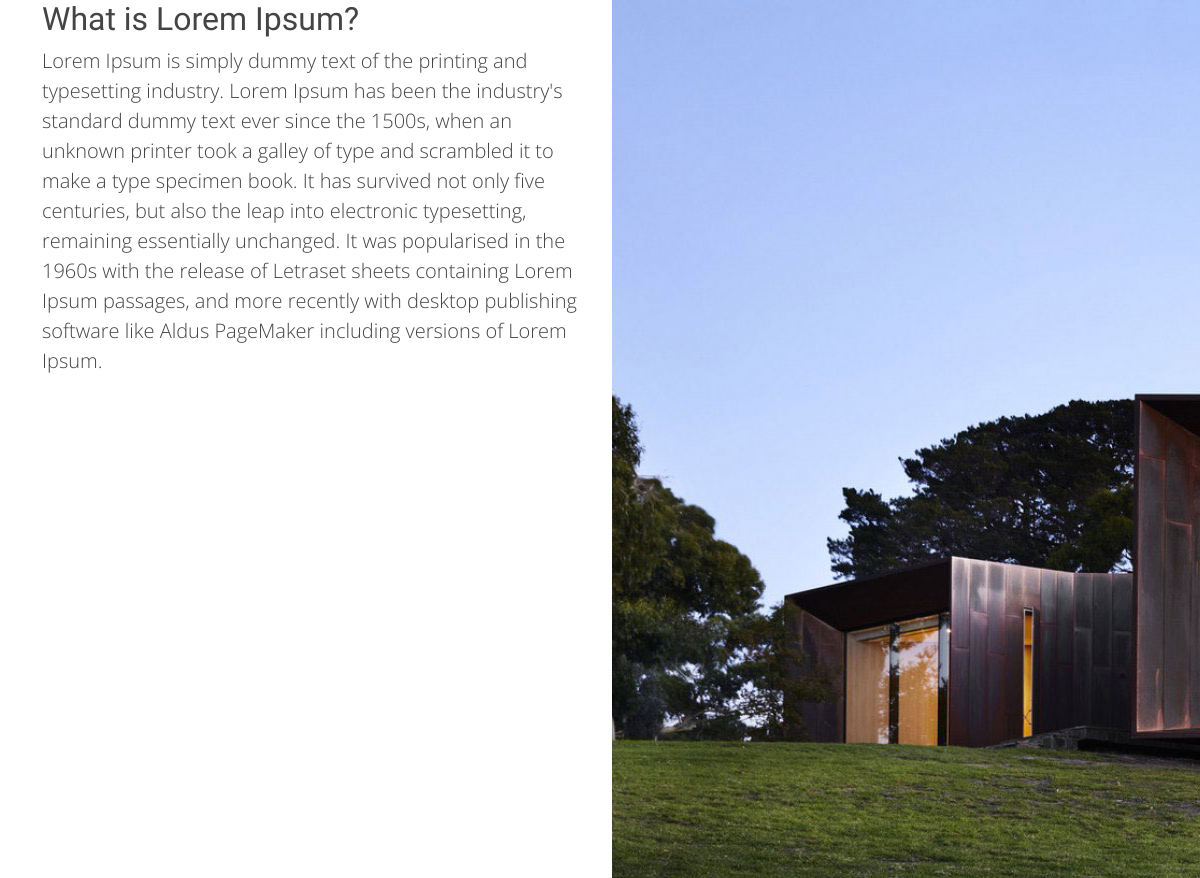
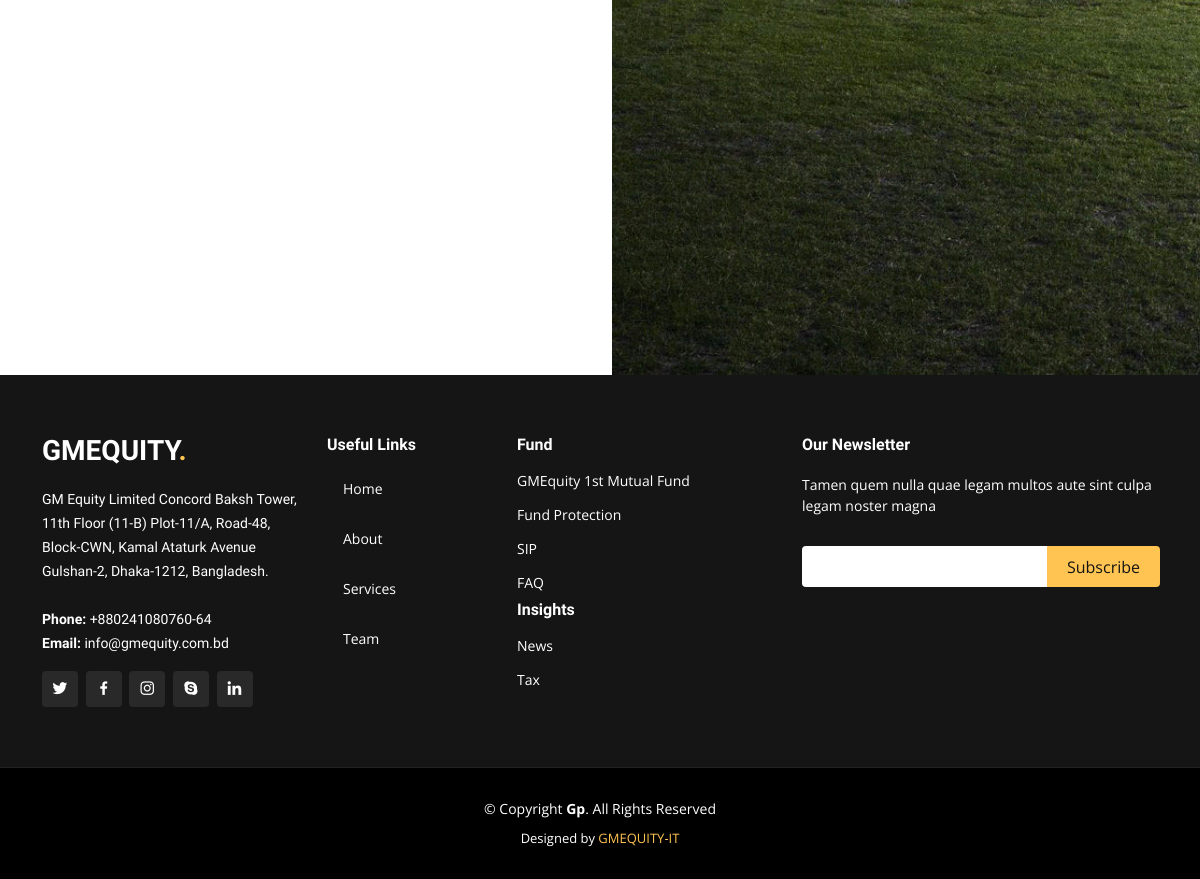
Page /about/ on the earlier database version (2 pictures, top to bottom).
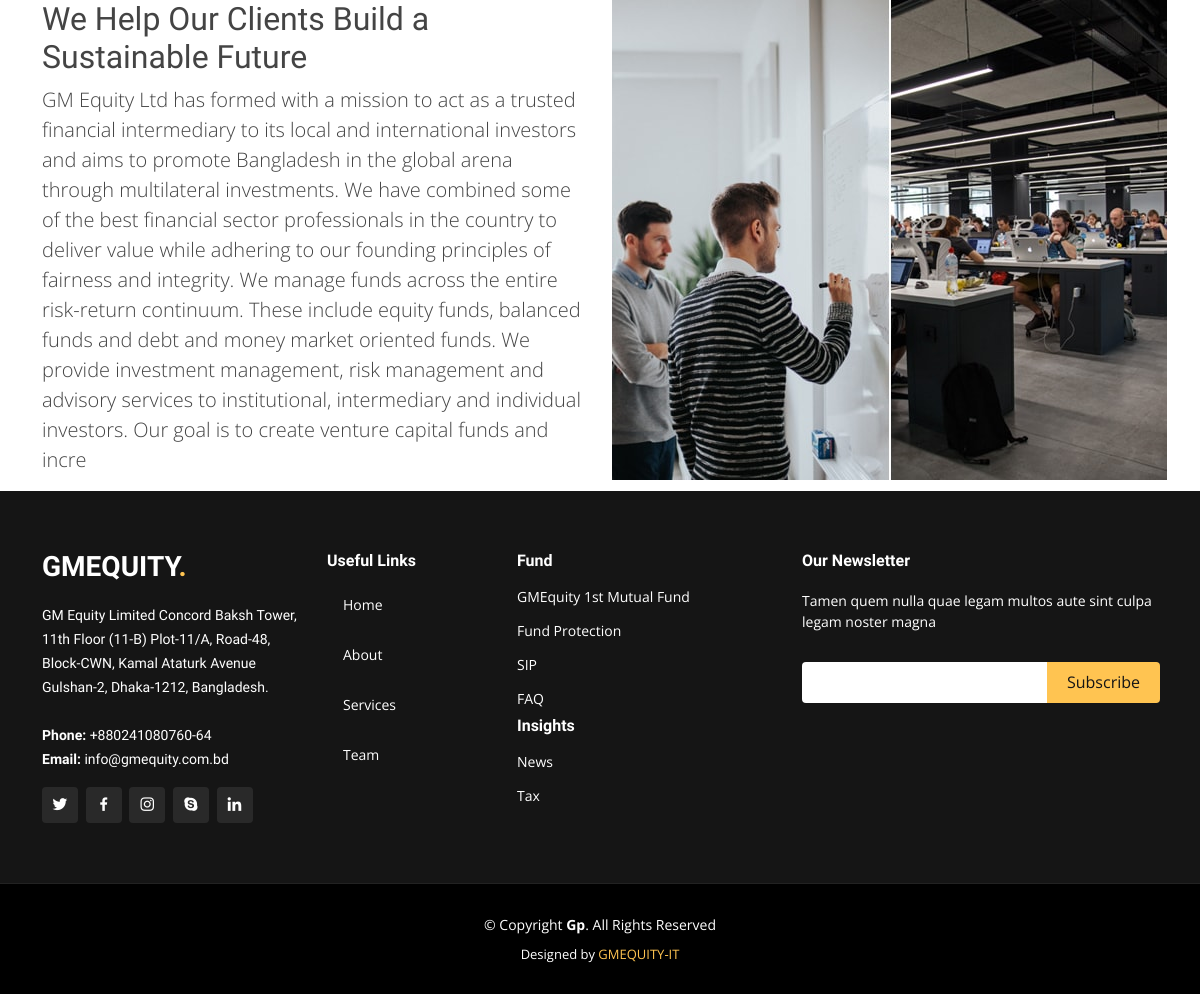
Same page on the later database version.
### Index/models.py (models this page shows, shortened)
class about(models.Model):
    title = models.CharField(max_length=100, blank=False)
    description = models.TextField(max_length=700, blank=False)
    image = models.ImageField(upload_to='about/', blank=False)

### Index/views.py (the view)
# urls.py: path('about/', views.aboutUs,name='about'),
def aboutUs(request):
    aboutdata = about.objects.all()[0]
    context = {
        "about": aboutdata
    }
    return render(request, "about.html", context)

### templates/about.html (shortened to what this page needs)
{% extends 'layout.html' %}
{% block content %}
  <div class="content">
      <div class="container">
          <div class="row">
              <div class="col-lg-6 col-md-6 col-sm-12 col-xs-12">
                  <div class="about-section">
                      <h2>{{about.title}}</h2>
                      <p class="lead">{{about.description}}</p>
                 </div>
              </div>
              <div class="col-lg-6 col-md-6 col-sm-12 col-xs-12">
                  <img src="{{about.image.url}}" alt="" class="img-responsive">
              </div>
          </div>
      </div>
  </div>
{% endblock content %}

Differences in the rows shown:
removed about: title "What is Lorem Ipsum?", description "Lorem Ipsum is simply dummy text of the printing and typesetting industry. Lorem Ipsum has been the industry's standard dummy text ever since the 1500s, when an unknown printer took a galley of type and scrambled it to make a type specimen book. It has survived not only five centuries, but also the leap into electronic typesetting, remaining essentially unchanged. It was popularised in the 1960s with the release of Letraset sheets containing Lorem Ipsum passages, and more recently with desktop publishing software like Aldus PageMaker including versions of Lorem Ipsum.", image (picture)
added about: title "We Help Our Clients Build a Sustainable Future", description "GM Equity Ltd has formed with a mission to act as a trusted financial intermediary to its local and international investors and aims to promote Bangladesh in the global arena through multilateral investments. We have combined some of the best financial sector professionals in the country to deliver value while adhering to our founding principles of fairness and integrity. We manage funds across the entire risk-return continuum. These include equity funds, balanced funds and debt and money market oriented funds. We provide investment management, risk management and advisory services to institutional, intermediary and individual investors. Our goal is to create venture capital funds and incre", image (picture)
